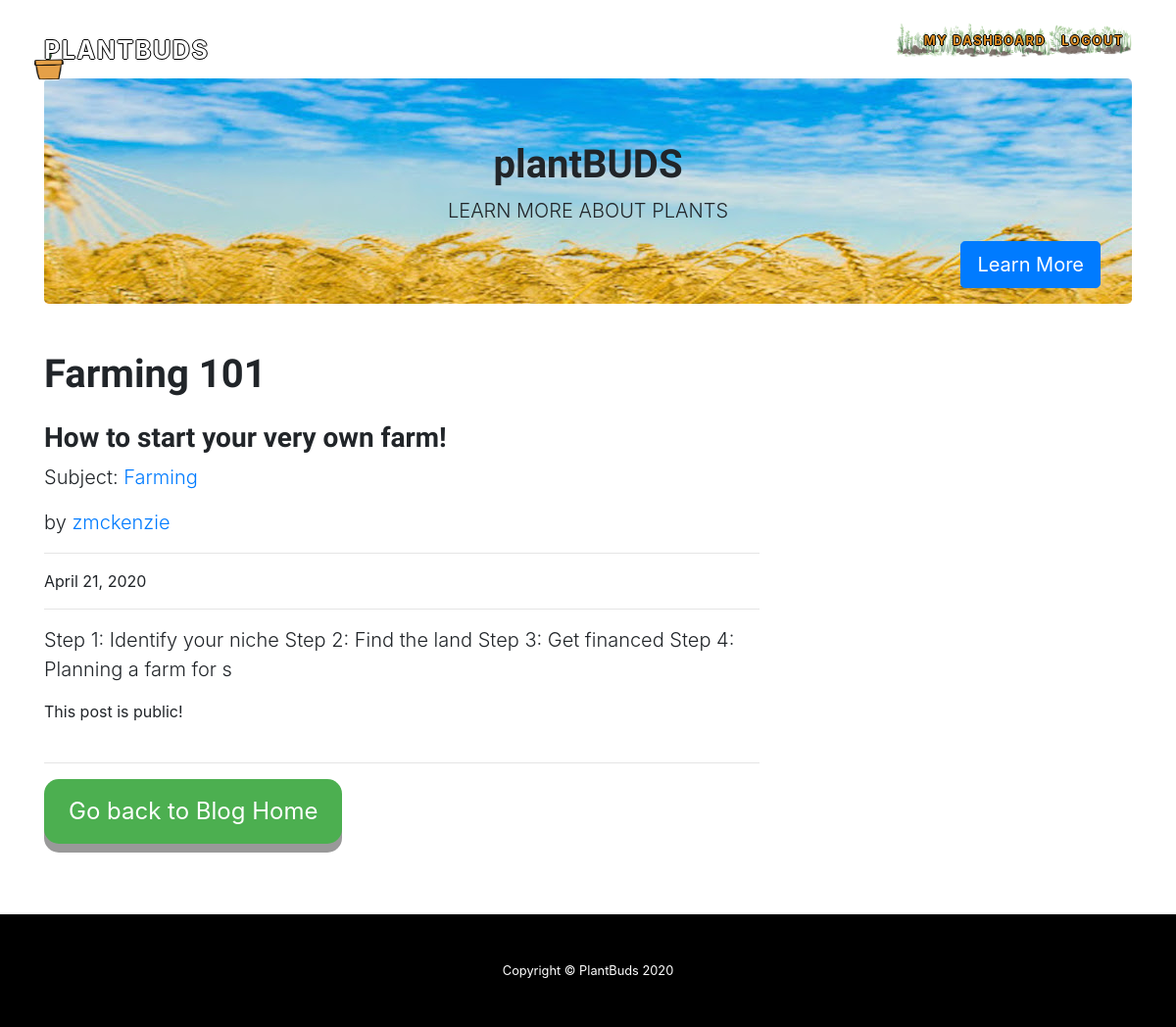
Screenshot of /posts_index/6/show with the database file from the repository.
### share/models.py (models this page shows, shortened)
class Publishing(models.Model):
    plantbuddy = models.ForeignKey(PlantBuddy, on_delete=models.CASCADE)
    title = models.CharField(max_length=50, null=False, blank=False, unique=False)
    description = models.TextField(max_length=100, null=False, blank=False, unique=False)
    subject = models.CharField(max_length=50, null=False, blank=False, unique=False)
    body = models.TextField(max_length=10000, unique=False)
    make_public = models.BooleanField(default=True)
    created = models.DateField(auto_now_add=True)
    updated = models.DateField(auto_now=True)     # everytime the obj is saved, new time is saved

class PlantBuddy(models.Model):
	farm_pro = models.BooleanField(default=False)  # the user is not a coder yet
	user = models.OneToOneField(User, on_delete=models.CASCADE)
	created = models.DateField(auto_now=True)   # maybe redundant, user model has date_joined
	updated = models.DateField(auto_now=True)

### share/views.py (the view)
# urls.py: path('posts_index/<int:plantbuddy_id>/show', views.show_posts_index, name='show_posts_index'),
def show_posts_index(request, plantbuddy_id):
    if request.method == "GET":
        user = request.user
        posts = get_object_or_404(Publishing, pk=plantbuddy_id)
        if posts.make_public or posts.plantbuddy.user.id == user.id:
            return render(request, "share/show_posts_index.html", {"user":user, "posts":posts})
        else:
            return render(request, "share/index.html",
            {"error":"The post you clicked is still private and you are not the author"})

### share/templates/share/show_posts_index.html (shortened to what this page needs)
{% extends "share/base.html" %}
{% block content %}
<!DOCTYPE html>
<html lang="en">
<head>
  <link href="vendor/bootstrap/css/bootstrap.min.css" rel="stylesheet">
  <link href="css/blog-post.css" rel="stylesheet">
</head>
<body>
  <div class="container">
    <div class="row">
      <div class="col-lg-8">
        <h1 class="mt-4">{{ posts.title }}</h1>
        <h3 class='mt-4'> {{ posts.description }} </h3>
        <p class="lead">
          Subject:
          <a href="#">{{ posts.subject }} </a>
        </p>
        <p class="lead">
          by
          <a href="#">{{ posts.plantbuddy.user.username }}</a>
        </p>
        <hr>
        <p> {{  posts.created }} </p>
        <hr>
        <p class="lead"> {{ posts.body }} </p>
        {% if posts.make_public %}
          This post is public! <br><br>
        {% else %}
          This post is private!<br><br>
        {% endif %}
        <hr>
        <a class="button is-primary is-medium"
           href="{% url 'share:index' %}" >Go back to Blog Home</a>
        <br><br>
        <br><br>
      </div>
    </div>
  </div>
</body>
</html>
{% endblock %}

### rows the page displays
Publishing: title "Farming 101", description "How to start your very own farm!", subject "Farming", plantbuddy.user.username "zmckenzie", created "April 21, 2020", body "Step 1: Identify your niche Step 2: Find the land Step 3: Get financed Step 4: Planning a farm for s"
